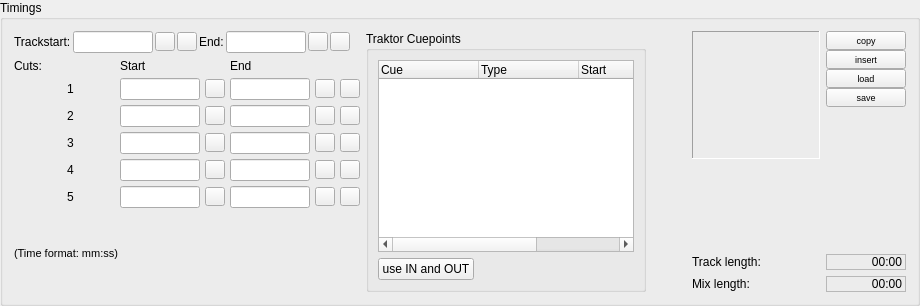
    <widget class="QGroupBox" name="groupBox">
     <property name="title">
      <string>Timings</string>
     </property>
     <layout class="QHBoxLayout" name="horizontalLayout_2">
      <item>
       <layout class="QVBoxLayout" name="verticalLayout_3">
        <item>
         <layout class="QHBoxLayout" name="horizontalLayout_3">
          <property name="spacing">
           <number>2</number>
          </property>
          <item>
           <widget class="QLabel" name="label_9">
            <property name="text">
             <string>Trackstart:</string>
            </property>
           </widget>
          </item>
          <item>
           <widget class="QLineEdit" name="trackStart">
            <property name="maximumSize">
             <size>
              <width>80</width>
              <height>16777215</height>
             </size>
            </property>
            <property name="alignment">
             <set>Qt::AlignRight|Qt::AlignTrailing|Qt::AlignVCenter</set>
            </property>
           </widget>
          </item>
          <item>
           <widget class="QToolButton" name="trackStartFromBeginning">
            <property name="text">
             <string/>
            </property>
            <property name="icon">
             <iconset resource="../../resources.qrc">
              <normaloff>:/icons/resources/cuetotrackstart.png</normaloff>:/icons/resources/cuetotrackstart.png</iconset>
            </property>
            <property name="iconSize">
             <size>
              <width>12</width>
              <height>12</height>
             </size>
            </property>
           </widget>
          </item>
          <item>
           <widget class="QToolButton" name="cueTrackStart">
            <property name="text">
             <string/>
            </property>
            <property name="icon">
             <iconset resource="../../resources.qrc">
              <normaloff>:/icons/resources/cuetocut.png</normaloff>:/icons/resources/cuetocut.png</iconset>
            </property>
            <property name="iconSize">
             <size>
              <width>12</width>
              <height>12</height>
             </size>
            </property>
           </widget>
          </item>
          <item>
           <widget class="QLabel" name="label_11">
            <property name="text">
             <string>End:</string>
            </property>
           </widget>
          </item>
          <item>
           <widget class="QLineEdit" name="trackEnd">
            <property name="maximumSize">
             <size>
              <width>80</width>
              <height>16777215</height>
             </size>
            </property>
            <property name="alignment">
             <set>Qt::AlignRight|Qt::AlignTrailing|Qt::AlignVCenter</set>
            </property>
           </widget>
          </item>
          <item>
           <widget class="QToolButton" name="trackEndUntilEnd">
            <property name="text">
             <string/>
            </property>
            <property name="icon">
             <iconset resource="../../resources.qrc">
              <normaloff>:/icons/resources/cuetotrackend.png</normaloff>:/icons/resources/cuetotrackend.png</iconset>
            </property>
            <property name="iconSize">
             <size>
              <width>12</width>
              <height>12</height>
             </size>
            </property>
           </widget>
          </item>
          <item>
           <widget class="QToolButton" name="cueTrackEnd">
            <property name="text">
             <string/>
            </property>
            <property name="icon">
             <iconset resource="../../resources.qrc">
              <normaloff>:/icons/resources/cuetocut.png</normaloff>:/icons/resources/cuetocut.png</iconset>
            </property>
            <property name="iconSize">
             <size>
              <width>12</width>
              <height>12</height>
             </size>
            </property>
           </widget>
          </item>
          <item>
           <spacer name="horizontalSpacer_3">
            <property name="orientation">
             <enum>Qt::Horizontal</enum>
            </property>
            <property name="sizeHint" stdset="0">
             <size>
              <width>10</width>
              <height>20</height>
             </size>
            </property>
           </spacer>
          </item>
         </layout>
        </item>
        <item>
         <layout class="QGridLayout" name="gridLayout">
          <property name="spacing">
           <number>5</number>
          </property>
          <item row="1" column="4">
           <widget class="QToolButton" name="cueCutStart_0">
            <property name="text">
             <string/>
            </property>
            <property name="icon">
             <iconset resource="../../resources.qrc">
              <normaloff>:/icons/resources/cuetocut.png</normaloff>:/icons/resources/cuetocut.png</iconset>
            </property>
            <property name="iconSize">
             <size>
              <width>12</width>
              <height>12</height>
             </size>
            </property>
           </widget>
          </item>
          <item row="1" column="6">
           <widget class="QToolButton" name="cueCutEnd_0">
            <property name="text">
             <string/>
            </property>
            <property name="icon">
             <iconset resource="../../resources.qrc">
              <normaloff>:/icons/resources/cuetocut.png</normaloff>:/icons/resources/cuetocut.png</iconset>
            </property>
            <property name="iconSize">
             <size>
              <width>12</width>
              <height>12</height>
             </size>
            </property>
           </widget>
          </item>
          <item row="3" column="2">
           <widget class="QLabel" name="label_19">
            <property name="text">
             <string>2</string>
            </property>
           </widget>
          </item>
          <item row="4" column="2">
           <widget class="QLabel" name="label_20">
            <property name="text">
             <string>3</string>
            </property>
           </widget>
          </item>
          <item row="6" column="2">
           <widget class="QLabel" name="label_13">
            <property name="text">
             <string>5</string>
            </property>
           </widget>
          </item>
          <item row="5" column="2">
           <widget class="QLabel" name="label_12">
            <property name="text">
             <string>4</string>
            </property>
           </widget>
          </item>
          <item row="3" column="3">
           <widget class="QLineEdit" name="cutStart1">
            <property name="maximumSize">
             <size>
              <width>80</width>
              <height>16777215</height>
             </size>
            </property>
            <property name="alignment">
             <set>Qt::AlignRight|Qt::AlignTrailing|Qt::AlignVCenter</set>
            </property>
           </widget>
          </item>
          <item row="5" column="3">
           <widget class="QLineEdit" name="cutStart3">
            <property name="maximumSize">
             <size>
              <width>80</width>
              <height>16777215</height>
             </size>
            </property>
            <property name="alignment">
             <set>Qt::AlignRight|Qt::AlignTrailing|Qt::AlignVCenter</set>
            </property>
           </widget>
          </item>
          <item row="4" column="3">
           <widget class="QLineEdit" name="cutStart2">
            <property name="maximumSize">
             <size>
              <width>80</width>
              <height>16777215</height>
             </size>
            </property>
            <property name="alignment">
             <set>Qt::AlignRight|Qt::AlignTrailing|Qt::AlignVCenter</set>
            </property>
           </widget>
          </item>
          <item row="6" column="3">
           <widget class="QLineEdit" name="cutStart4">
            <property name="maximumSize">
             <size>
              <width>80</width>
              <height>16777215</height>
             </size>
            </property>
            <property name="alignment">
             <set>Qt::AlignRight|Qt::AlignTrailing|Qt::AlignVCenter</set>
            </property>
           </widget>
          </item>
          <item row="4" column="5">
           <widget class="QLineEdit" name="cutEnd2">
            <property name="maximumSize">
             <size>
              <width>80</width>
              <height>16777215</height>
             </size>
            </property>
            <property name="alignment">
             <set>Qt::AlignRight|Qt::AlignTrailing|Qt::AlignVCenter</set>
            </property>
           </widget>
          </item>
          <item row="3" column="5">
           <widget class="QLineEdit" name="cutEnd1">
            <property name="maximumSize">
             <size>
              <width>80</width>
              <height>16777215</height>
             </size>
            </property>
            <property name="alignment">
             <set>Qt::AlignRight|Qt::AlignTrailing|Qt::AlignVCenter</set>
            </property>
           </widget>
          </item>
          <item row="5" column="5">
           <widget class="QLineEdit" name="cutEnd3">
            <property name="maximumSize">
             <size>
              <width>80</width>
              <height>16777215</height>
             </size>
            </property>
            <property name="alignment">
             <set>Qt::AlignRight|Qt::AlignTrailing|Qt::AlignVCenter</set>
            </property>
           </widget>
          </item>
          <item row="6" column="5">
           <widget class="QLineEdit" name="cutEnd4">
            <property name="maximumSize">
             <size>
              <width>80</width>
              <height>16777215</height>
             </size>
            </property>
            <property name="alignment">
             <set>Qt::AlignRight|Qt::AlignTrailing|Qt::AlignVCenter</set>
            </property>
           </widget>
          </item>
          <item row="0" column="1">
           <widget class="QLabel" name="label_15">
            <property name="text">
             <string>Cuts:</string>
            </property>
           </widget>
          </item>
          <item row="0" column="3">
           <widget class="QLabel" name="label_21">
            <property name="text">
             <string>Start</string>
            </property>
           </widget>
          </item>
          <item row="0" column="5">
           <widget class="QLabel" name="label_22">
            <property name="text">
             <string>End</string>
            </property>
           </widget>
          </item>
          <item row="1" column="3">
           <widget class="QLineEdit" name="cutStart0">
            <property name="maximumSize">
             <size>
              <width>80</width>
              <height>16777215</height>
             </size>
            </property>
            <property name="alignment">
             <set>Qt::AlignRight|Qt::AlignTrailing|Qt::AlignVCenter</set>
            </property>
           </widget>
          </item>
          <item row="1" column="5">
           <widget class="QLineEdit" name="cutEnd0">
            <property name="maximumSize">
             <size>
              <width>80</width>
              <height>16777215</height>
             </size>
            </property>
            <property name="alignment">
             <set>Qt::AlignRight|Qt::AlignTrailing|Qt::AlignVCenter</set>
            </property>
           </widget>
          </item>
          <item row="1" column="2">
           <widget class="QLabel" name="label_18">
            <property name="text">
             <string>1</string>
            </property>
           </widget>
          </item>
          <item row="1" column="7">
           <widget class="QToolButton" name="clearCut_0">
            <property name="text">
             <string/>
            </property>
            <property name="icon">
             <iconset resource="../../resources.qrc">
              <normaloff>:/icons/resources/trash-16.png</normaloff>:/icons/resources/trash-16.png</iconset>
            </property>
            <property name="iconSize">
             <size>
              <width>12</width>
              <height>12</height>
             </size>
            </property>
           </widget>
          </item>
          <item row="3" column="7">
           <widget class="QToolButton" name="clearCut_1">
            <property name="text">
             <string/>
            </property>
            <property name="icon">
             <iconset resource="../../resources.qrc">
              <normaloff>:/icons/resources/trash-16.png</normaloff>:/icons/resources/trash-16.png</iconset>
            </property>
            <property name="iconSize">
             <size>
              <width>12</width>
              <height>12</height>
             </size>
            </property>
           </widget>
          </item>
          <item row="4" column="7">
           <widget class="QToolButton" name="clearCut_2">
            <property name="text">
             <string/>
            </property>
            <property name="icon">
             <iconset resource="../../resources.qrc">
              <normaloff>:/icons/resources/trash-16.png</normaloff>:/icons/resources/trash-16.png</iconset>
            </property>
            <property name="iconSize">
             <size>
              <width>12</width>
              <height>12</height>
             </size>
            </property>
           </widget>
          </item>
          <item row="5" column="7">
           <widget class="QToolButton" name="clearCut_3">
            <property name="text">
             <string/>
            </property>
            <property name="icon">
             <iconset resource="../../resources.qrc">
              <normaloff>:/icons/resources/trash-16.png</normaloff>:/icons/resources/trash-16.png</iconset>
            </property>
            <property name="iconSize">
             <size>
              <width>12</width>
              <height>12</height>
             </size>
            </property>
           </widget>
          </item>
          <item row="6" column="7">
           <widget class="QToolButton" name="clearCut_4">
            <property name="text">
             <string/>
            </property>
            <property name="icon">
             <iconset resource="../../resources.qrc">
              <normaloff>:/icons/resources/trash-16.png</normaloff>:/icons/resources/trash-16.png</iconset>
            </property>
            <property name="iconSize">
             <size>
              <width>12</width>
              <height>12</height>
             </size>
            </property>
           </widget>
          </item>
          <item row="3" column="4">
           <widget class="QToolButton" name="cueCutStart_1">
            <property name="text">
             <string/>
            </property>
            <property name="icon">
             <iconset resource="../../resources.qrc">
              <normaloff>:/icons/resources/cuetocut.png</normaloff>:/icons/resources/cuetocut.png</iconset>
            </property>
            <property name="iconSize">
             <size>
              <width>12</width>
              <height>12</height>
             </size>
            </property>
           </widget>
          </item>
          <item row="4" column="4">
           <widget class="QToolButton" name="cueCutStart_2">
            <property name="text">
             <string/>
            </property>
            <property name="icon">
             <iconset resource="../../resources.qrc">
              <normaloff>:/icons/resources/cuetocut.png</normaloff>:/icons/resources/cuetocut.png</iconset>
            </property>
            <property name="iconSize">
             <size>
              <width>12</width>
              <height>12</height>
             </size>
            </property>
           </widget>
          </item>
          <item row="5" column="4">
           <widget class="QToolButton" name="cueCutStart_3">
            <property name="text">
             <string/>
            </property>
            <property name="icon">
             <iconset resource="../../resources.qrc">
              <normaloff>:/icons/resources/cuetocut.png</normaloff>:/icons/resources/cuetocut.png</iconset>
            </property>
            <property name="iconSize">
             <size>
              <width>12</width>
              <height>12</height>
             </size>
            </property>
           </widget>
          </item>
          <item row="6" column="4">
           <widget class="QToolButton" name="cueCutStart_4">
            <property name="text">
             <string/>
            </property>
            <property name="icon">
             <iconset resource="../../resources.qrc">
              <normaloff>:/icons/resources/cuetocut.png</normaloff>:/icons/resources/cuetocut.png</iconset>
            </property>
            <property name="iconSize">
             <size>
              <width>12</width>
              <height>12</height>
             </size>
            </property>
           </widget>
          </item>
          <item row="3" column="6">
           <widget class="QToolButton" name="cueCutEnd_1">
            <property name="text">
             <string/>
            </property>
            <property name="icon">
             <iconset resource="../../resources.qrc">
              <normaloff>:/icons/resources/cuetocut.png</normaloff>:/icons/resources/cuetocut.png</iconset>
            </property>
            <property name="iconSize">
             <size>
              <width>12</width>
              <height>12</height>
             </size>
            </property>
           </widget>
          </item>
          <item row="4" column="6">
           <widget class="QToolButton" name="cueCutEnd_2">
            <property name="text">
             <string/>
            </property>
            <property name="icon">
             <iconset resource="../../resources.qrc">
              <normaloff>:/icons/resources/cuetocut.png</normaloff>:/icons/resources/cuetocut.png</iconset>
            </property>
            <property name="iconSize">
             <size>
              <width>12</width>
              <height>12</height>
             </size>
            </property>
           </widget>
          </item>
          <item row="5" column="6">
           <widget class="QToolButton" name="cueCutEnd_3">
            <property name="text">
             <string/>
            </property>
            <property name="icon">
             <iconset resource="../../resources.qrc">
              <normaloff>:/icons/resources/cuetocut.png</normaloff>:/icons/resources/cuetocut.png</iconset>
            </property>
            <property name="iconSize">
             <size>
              <width>12</width>
              <height>12</height>
             </size>
            </property>
           </widget>
          </item>
          <item row="6" column="6">
           <widget class="QToolButton" name="cueCutEnd_4">
            <property name="text">
             <string/>
            </property>
            <property name="icon">
             <iconset resource="../../resources.qrc">
              <normaloff>:/icons/resources/cuetocut.png</normaloff>:/icons/resources/cuetocut.png</iconset>
            </property>
            <property name="iconSize">
             <size>
              <width>12</width>
              <height>12</height>
             </size>
            </property>
           </widget>
          </item>
         </layout>
        </item>
        <item>
         <widget class="QLabel" name="label_16">
          <property name="font">
           <font>
            <pointsize>8</pointsize>
           </font>
          </property>
          <property name="text">
           <string>(Time format: mm:ss)</string>
          </property>
         </widget>
        </item>
       </layout>
      </item>
      <item>
       <widget class="QGroupBox" name="traktorCuesGroupBox">
        <property name="title">
         <string>Traktor Cuepoints</string>
        </property>
        <layout class="QVBoxLayout" name="verticalLayout_5">
         <item>
          <widget class="QTreeWidget" name="traktorCues">
           <property name="alternatingRowColors">
            <bool>true</bool>
           </property>
           <property name="selectionMode">
            <enum>QAbstractItemView::SingleSelection</enum>
           </property>
           <property name="iconSize">
            <size>
             <width>16</width>
             <height>16</height>
            </size>
           </property>
           <property name="rootIsDecorated">
            <bool>false</bool>
           </property>
           <property name="itemsExpandable">
            <bool>false</bool>
           </property>
           <property name="expandsOnDoubleClick">
            <bool>false</bool>
           </property>
           <column>
            <property name="text">
             <string>Cue</string>
            </property>
           </column>
           <column>
            <property name="text">
             <string>Type</string>
            </property>
           </column>
           <column>
            <property name="text">
             <string>Start</string>
            </property>
           </column>
           <column>
            <property name="text">
             <string>Name</string>
            </property>
           </column>
          </widget>
         </item>
         <item>
          <layout class="QHBoxLayout" name="horizontalLayout_5">
           <property name="topMargin">
            <number>0</number>
           </property>
           <item>
            <widget class="QPushButton" name="traktorUseInOutButton">
             <property name="text">
              <string>use IN and OUT</string>
             </property>
            </widget>
           </item>
           <item>
            <spacer name="horizontalSpacer_5">
             <property name="orientation">
              <enum>Qt::Horizontal</enum>
             </property>
             <property name="sizeHint" stdset="0">
              <size>
               <width>40</width>
               <height>20</height>
              </size>
             </property>
            </spacer>
           </item>
          </layout>
         </item>
        </layout>
       </widget>
      </item>
      <item>
       <spacer name="horizontalSpacer_6">
        <property name="orientation">
         <enum>Qt::Horizontal</enum>
        </property>
        <property name="sizeHint" stdset="0">
         <size>
          <width>40</width>
          <height>20</height>
         </size>
        </property>
       </spacer>
      </item>
      <item>
       <layout class="QVBoxLayout" name="verticalLayout_2">
        <item>
         <layout class="QHBoxLayout" name="horizontalLayout_6">
          <property name="topMargin">
           <number>0</number>
          </property>
          <item>
           <widget class="QLabel" name="cover">
            <property name="minimumSize">
             <size>
              <width>128</width>
              <height>128</height>
             </size>
            </property>
            <property name="maximumSize">
             <size>
              <width>128</width>
              <height>128</height>
             </size>
            </property>
            <property name="acceptDrops">
             <bool>true</bool>
            </property>
            <property name="frameShape">
             <enum>QFrame::Panel</enum>
            </property>
            <property name="frameShadow">
             <enum>QFrame::Sunken</enum>
            </property>
            <property name="text">
             <string/>
            </property>
            <property name="scaledContents">
             <bool>true</bool>
            </property>
            <property name="alignment">
             <set>Qt::AlignCenter</set>
            </property>
            <property name="margin">
             <number>0</number>
            </property>
           </widget>
          </item>
          <item>
           <layout class="QVBoxLayout" name="verticalLayout_6">
            <property name="spacing">
             <number>0</number>
            </property>
            <property name="leftMargin">
             <number>0</number>
            </property>
            <property name="topMargin">
             <number>0</number>
            </property>
            <item>
             <widget class="QPushButton" name="coverCopyButton">
              <property name="maximumSize">
               <size>
                <width>16777215</width>
                <height>20</height>
               </size>
              </property>
              <property name="font">
               <font>
                <pointsize>7</pointsize>
               </font>
              </property>
              <property name="text">
               <string>copy</string>
              </property>
              <property name="icon">
               <iconset resource="../../resources.qrc">
                <normaloff>:/icons/resources/edit-copy.png</normaloff>:/icons/resources/edit-copy.png</iconset>
              </property>
              <property name="iconSize">
               <size>
                <width>16</width>
                <height>16</height>
               </size>
              </property>
              <property name="flat">
               <bool>false</bool>
              </property>
             </widget>
            </item>
            <item>
             <widget class="QPushButton" name="coverInsertButton">
              <property name="maximumSize">
               <size>
                <width>16777215</width>
                <height>20</height>
               </size>
              </property>
              <property name="font">
               <font>
                <pointsize>7</pointsize>
               </font>
              </property>
              <property name="text">
               <string>insert</string>
              </property>
              <property name="icon">
               <iconset resource="../../resources.qrc">
                <normaloff>:/icons/resources/edit-paste.png</normaloff>:/icons/resources/edit-paste.png</iconset>
              </property>
              <property name="iconSize">
               <size>
                <width>16</width>
                <height>16</height>
               </size>
              </property>
              <property name="flat">
               <bool>false</bool>
              </property>
             </widget>
            </item>
            <item>
             <widget class="QPushButton" name="coverLoadButton">
              <property name="enabled">
               <bool>true</bool>
              </property>
              <property name="maximumSize">
               <size>
                <width>16777215</width>
                <height>20</height>
               </size>
              </property>
              <property name="font">
               <font>
                <pointsize>7</pointsize>
               </font>
              </property>
              <property name="text">
               <string>load</string>
              </property>
              <property name="icon">
               <iconset resource="../../resources.qrc">
                <normaloff>:/icons/resources/fileopen.png</normaloff>:/icons/resources/fileopen.png</iconset>
              </property>
              <property name="iconSize">
               <size>
                <width>16</width>
                <height>16</height>
               </size>
              </property>
              <property name="flat">
               <bool>false</bool>
              </property>
             </widget>
            </item>
            <item>
             <widget class="QPushButton" name="coverSaveButton">
              <property name="enabled">
               <bool>true</bool>
              </property>
              <property name="maximumSize">
               <size>
                <width>16777215</width>
                <height>20</height>
               </size>
              </property>
              <property name="font">
               <font>
                <pointsize>7</pointsize>
               </font>
              </property>
              <property name="text">
               <string>save</string>
              </property>
              <property name="icon">
               <iconset resource="../../resources.qrc">
                <normaloff>:/icons/resources/filesave.png</normaloff>:/icons/resources/filesave.png</iconset>
              </property>
              <property name="iconSize">
               <size>
                <width>16</width>
                <height>16</height>
               </size>
              </property>
              <property name="flat">
               <bool>false</bool>
              </property>
             </widget>
            </item>
            <item>
             <spacer name="verticalSpacer_3">
              <property name="orientation">
               <enum>Qt::Vertical</enum>
              </property>
              <property name="sizeHint" stdset="0">
               <size>
                <width>20</width>
                <height>0</height>
               </size>
              </property>
             </spacer>
            </item>
           </layout>
          </item>
         </layout>
        </item>
        <item>
         <spacer name="verticalSpacer_2">
          <property name="orientation">
           <enum>Qt::Vertical</enum>
          </property>
          <property name="sizeHint" stdset="0">
           <size>
            <width>20</width>
            <height>40</height>
           </size>
          </property>
         </spacer>
        </item>
        <item>
         <spacer name="verticalSpacer_4">
          <property name="orientation">
           <enum>Qt::Vertical</enum>
          </property>
          <property name="sizeHint" stdset="0">
           <size>
            <width>20</width>
            <height>40</height>
           </size>
          </property>
         </spacer>
        </item>
        <item>
         <layout class="QGridLayout" name="gridLayout_2">
          <property name="topMargin">
           <number>9</number>
          </property>
          <item row="1" column="0">
           <widget class="QLabel" name="label_14">
            <property name="frameShape">
             <enum>QFrame::NoFrame</enum>
            </property>
            <property name="frameShadow">
             <enum>QFrame::Sunken</enum>
            </property>
            <property name="text">
             <string>Mix length:</string>
            </property>
           </widget>
          </item>
          <item row="1" column="1">
           <widget class="QLabel" name="mixLength">
            <property name="minimumSize">
             <size>
              <width>80</width>
              <height>0</height>
             </size>
            </property>
            <property name="maximumSize">
             <size>
              <width>80</width>
              <height>16777215</height>
             </size>
            </property>
            <property name="layoutDirection">
             <enum>Qt::LeftToRight</enum>
            </property>
            <property name="frameShape">
             <enum>QFrame::StyledPanel</enum>
            </property>
            <property name="frameShadow">
             <enum>QFrame::Sunken</enum>
            </property>
            <property name="text">
             <string>00:00</string>
            </property>
            <property name="alignment">
             <set>Qt::AlignRight|Qt::AlignTrailing|Qt::AlignVCenter</set>
            </property>
           </widget>
          </item>
          <item row="0" column="0">
           <widget class="QLabel" name="label_23">
            <property name="frameShape">
             <enum>QFrame::NoFrame</enum>
            </property>
            <property name="frameShadow">
             <enum>QFrame::Sunken</enum>
            </property>
            <property name="text">
             <string>Track length:</string>
            </property>
           </widget>
          </item>
          <item row="0" column="1">
           <widget class="QLabel" name="trackLength">
            <property name="minimumSize">
             <size>
              <width>80</width>
              <height>0</height>
             </size>
            </property>
            <property name="maximumSize">
             <size>
              <width>80</width>
              <height>16777215</height>
             </size>
            </property>
            <property name="layoutDirection">
             <enum>Qt::LeftToRight</enum>
            </property>
            <property name="frameShape">
             <enum>QFrame::StyledPanel</enum>
            </property>
            <property name="frameShadow">
             <enum>QFrame::Sunken</enum>
            </property>
            <property name="text">
             <string>00:00</string>
            </property>
            <property name="alignment">
             <set>Qt::AlignRight|Qt::AlignTrailing|Qt::AlignVCenter</set>
            </property>
           </widget>
          </item>
         </layout>
        </item>
       </layout>
      </item>
     </layout>
    </widget>
